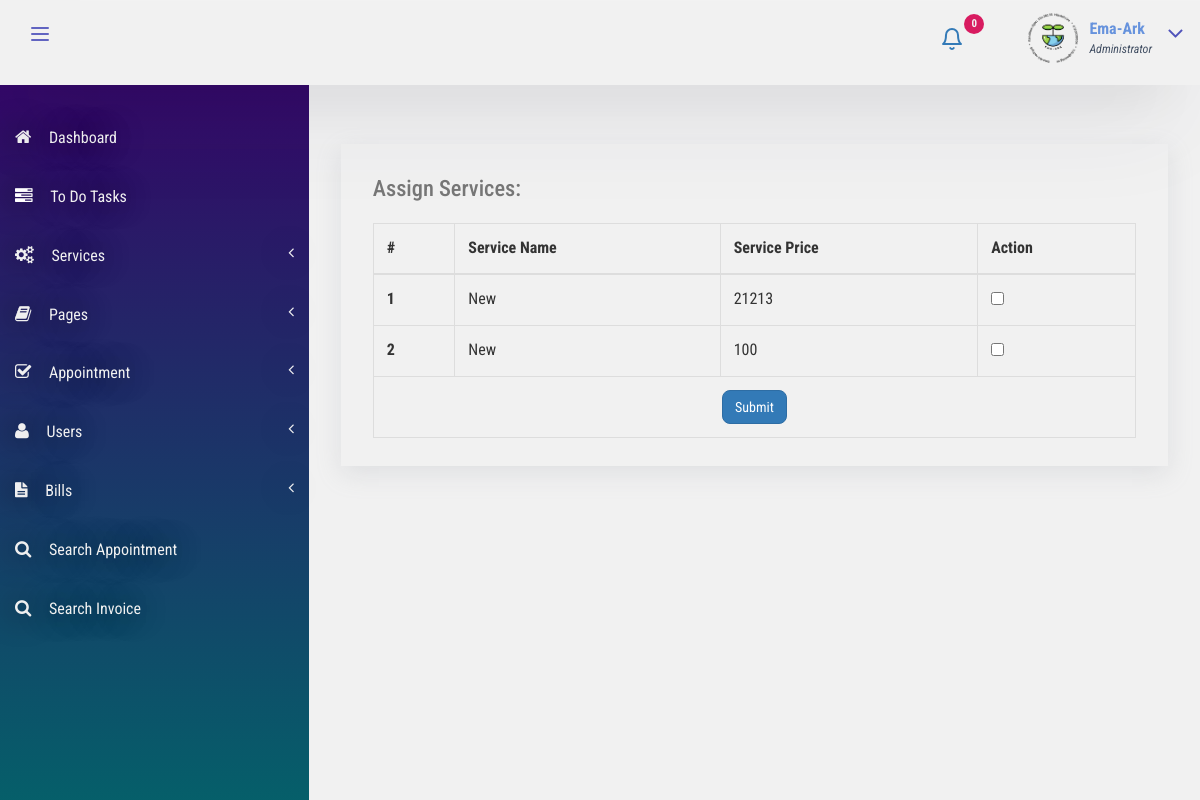
The app's page /admin/add-customer-services.php (signed in) with its own data.
### tables this page shows
CREATE TABLE `tblservices` (
  `ID` int(10) NOT NULL,
  `ServiceName` varchar(200) DEFAULT NULL,
  `ServiceDescription` mediumtext DEFAULT NULL,
  `Cost` int(10) DEFAULT NULL,
  `Image` varchar(200) DEFAULT NULL,
  `CreationDate` timestamp NULL DEFAULT current_timestamp()
);

### admin/add-customer-services.php (the view, shortened to what this page needs)
<?php
include 'includes/dbconnection.php';
if (strlen($_SESSION['bpmsaid'] == 0)) {
    header('location:logout.php');
} else {
?>
    <!DOCTYPE HTML>
    <html>
    <head>
        <link href="css/bootstrap.css" rel='stylesheet' type='text/css' />
        <link href="css/style.css" rel='stylesheet' type='text/css' />
        <link href="css/font-awesome.css" rel="stylesheet">
        <link href="css/animate.css" rel="stylesheet" type="text/css" media="all">
        <link href="css/custom.css" rel="stylesheet">
    </head>
    <body class="cbp-spmenu-push">
        <div class="main-content">
            <?php include_once 'includes/sidebar.php'; ?>
            <?php include_once 'includes/header.php'; ?>
            <div id="page-wrapper">
                <div class="main-page">
                    <div class="tables">
                        <div class="table-responsive bs-example widget-shadow">
                            <h4>Assign Services:</h4>
                            <form method="post">
                                <table class="table table-bordered">
                                    <thead>
                                        <tr>
                                            <th>#</th>
                                            <th>Service Name</th>
                                            <th>Service Price</th>
                                            <th>Action</th>
                                        </tr>
                                    </thead>
                                    <tbody>
                                        <?php
                                        $ret = mysqli_query($con, "select *from  tblservices");
                                        $cnt = 1;
                                        while ($row = mysqli_fetch_array($ret)) {
                                        ?>
                                            <tr>
                                                <th scope="row"><?php echo $cnt; ?></th>
                                                <td><?php echo $row['ServiceName']; ?></td>
                                                <td><?php echo $row['Cost']; ?></td>
                                                <td><input type="checkbox" name="sids[]" value="<?php echo $row['ID']; ?>"></td>
                                            </tr>
                                        <?php
                                            $cnt = $cnt + 1;
                                        } ?>
                                        <tr>
                                            <td colspan="4" align="center">
                                                <button type="submit" name="submit" class="btn btn-primary">Submit</button>
                                            </td>
                                        </tr>
                                    </tbody>
                                </table>
                            </form>
                        </div>
                    </div>
                </div>
            </div>
        </div>
    </body>
    </html>
<?php } ?>

### admin/includes/header.php (shortened to what this page needs)
<div class="sticky-header header-section ">
    <div class="header-left">
        <button id="showLeftPush"><svg xmlns="http://www.w3.org/2000/svg" width="24" height="24" viewBox="0 0 24 24" fill="none" stroke="currentColor" stroke-width="2" stroke-linecap="round" stroke-linejoin="round">
                <line x1="4" y1="12" x2="20" y2="12"></line>
                <line x1="4" y1="6" x2="20" y2="6"></line>
                <line x1="4" y1="18" x2="20" y2="18"></line>
            </svg></button>
        <div class="clearfix"> </div>
    </div>
    <div class="header-right">
        <div class="profile_details_left">
            <ul class="nofitications-dropdown">
                <?php
                $ret1 = mysqli_query($con, "select tbluser.FirstName,tbluser.LastName,tblbook.ID as bid,tblbook.AptNumber from tblbook join tbluser on tbluser.ID=tblbook.UserID where tblbook.Status is null");
                $num = mysqli_num_rows($ret1);
                ?>
                <li class="dropdown head-dpdn">
                    <a href="#" class="dropdown-toggle" data-toggle="dropdown" aria-expanded="false">
                        <svg xmlns="http://www.w3.org/2000/svg" width="24" height="24" viewBox="0 0 24 24" fill="none" stroke="currentColor" stroke-width="2" stroke-linecap="round" stroke-linejoin="round">
                            <path d="M18 8A6 6 0 0 0 6 8c0 7-3 9-3 9h18s-3-2-3-9"></path>
                            <path d="M13.73 21a2 2 0 0 1-3.46 0"></path>
                        </svg>
                        <span class="badge blue"><?php echo $num; ?></span></a>
                </li>
            </ul>
            <div class="clearfix"> </div>
        </div>
        <div class="profile_details">
            <?php
            $adid = $_SESSION['bpmsaid'];
            $ret = mysqli_query($con, "select AdminName from tbladmin where ID='$adid'");
            $row = mysqli_fetch_array($ret);
            $name = $row['AdminName'];
            ?>
            <ul>
                <li class="dropdown profile_details_drop">
                    <a href="#" class="dropdown-toggle" data-toggle="dropdown" aria-expanded="false">
                        <div class="profile_img">
                            <span class="prfil-img"><img src="./images/logo2-removebg-preview.png" alt="" width="50" height="50"> </span>
                            <div class="user-name">
                                <p><?php echo $name; ?></p>
                                <span>Administrator</span>
                            </div>
                            <i class="fa fa-angle-down lnr"></i>
                            <div class="clearfix"></div>
                        </div>
                    </a>
                </li>
            </ul>
        </div>
    </div>
    <div class="clearfix"> </div>
</div>

### admin/css/style.css (style rules this page uses)
h4, h5, h6, h1, h2, h3 { margin: 0; }
ul, ol { margin: 0; }
p { margin: 0; }
html, body { font-family: "Roboto Condensed", sans-serif;font-size: 100%;overflow-x: hidden;background: #f1f1f1; }
body a { transition: 0.5s all ease;-webkit-transition: 0.5s all ease;-moz-transition: 0.5s all ease;-o-transition: 0.5s all ease;-ms-transition: 0.5s all ease;text-decoration: none; }
h1, h2, h3, h4, h5, h6 { margin: 0; }
ul, label { margin: 0;padding: 0; }
.main-content { position: relative; }
.sticky-header { position: fixed;top: 0;left: 0px;width: 100%;z-index: 100; }
.header-section { background: #f1f1f1;box-shadow: rgba(255, 255, 255, 0.1) 0px 1px 1px 0px inset, rgba(50, 50, 93, 0.099) 0px 50px 100px -20px, rgba(0, 0, 0, 0.159) 0px 30px 60px -30px; }
.header-section::after { clear: both;display: block;content: ""; }
.header-left { float: left;width: 45%; }
.header-right { float: right; }
button#showLeftPush { font-size: 1.5em;width: 80px;padding: 0.87em 0;text-align: center;cursor: pointer;float: left;color: #6f6f6f;-moz-transition: all 0.2s ease-out 0s;-webkit-transition: all 0.2s ease-out 0s;transition: all 0.2s ease-out 0s;border: none;background-color: #f1f1f1;outline: none; }
.cbp-spmenu-push { overflow-x: hidden;position: relative; }
.cbp-spmenu, .cbp-spmenu-push { -webkit-transition: all 0.3s ease;-moz-transition: all 0.3s ease;transition: all 0.3s ease; }
.cbp-spmenu-push div#page-wrapper { margin: 0 0 0 19.3em;transition: 0.5s all;-webkit-transition: 0.5s all;-moz-transition: 0.5s all; }
.fa { display: inline-block;font-family: FontAwesome;font-style: normal;font-weight: normal;line-height: 1;-webkit-font-smoothing: antialiased;-moz-osx-font-smoothing: grayscale; }
.profile_details_left { float: left; }
li.dropdown.head-dpdn { display: inline-block;padding: 1.7em 0;float: left; }
li.dropdown.head-dpdn a.dropdown-toggle { padding: 1.7em 2em; }
.header-right span.badge { font-size: 11px;font-weight: bold;color: #f1f1f1;background: #8bc34a;line-height: 15px;width: 20px;height: 20px;border-radius: 2em;-webkit-border-radius: 2em;-moz-border-radius: 2em;-o-border-radius: 2em;text-align: center;display: inline-block;position: absolute;top: 16%;padding: 2px 0 0; }
.header-right span.blue { background-color: #d81b60; }
.profile_details { float: right; }
.profile_details_drop a.dropdown-toggle { display: block;padding: 0.8em 3em 0 2em; }
.profile_img span.prfil-img { float: left; }
.user-name { float: left;margin-top: 8px;margin-left: 11px;height: 35px; }
.profile_details ul li { list-style-type: none;position: relative; }
.profile_details li a i.fa.lnr { position: absolute;top: 34%;right: 8%;color: #4f52ba;font-size: 1.6em; }
.user-name p { font-size: 1em;color: #6793dd;line-height: 1em;font-weight: 700; }
.user-name span { font-size: 0.75em;font-style: italic;color: #424f63;font-weight: normal;margin-top: 0.3em; }
.widget-shadow { background-color: #f1f1f1;box-shadow: rgba(149, 157, 165, 0.2) 0px 8px 24px; }
.table > thead > tr > th, .table > tbody > tr > th, .table > tfoot > tr > th, .table > thead > tr > td, .table > tbody > tr > td, .table > tfoot > tr > td { border-top: none; }
.tables h4 { font-size: 1.4em;margin-bottom: 1em;color: #777777; }
.tables .panel-body, .tables .bs-example { padding: 2em 2em 0.5em; }
.tables .table > thead > tr > th, .tables .table > tbody > tr > th, .tables .table > tfoot > tr > th, .tables .table > thead > tr > td, .tables .table > tbody > tr > td, .tables .table > tfoot > tr > td { padding: 13px;border-top: 1px solid #e0e0e0; }
.bs-example { margin-top: 2em; }

### admin/css/custom.css (style rules this page uses)
#page-wrapper { padding : 7em 2em 2.5em;background-color: linear-gradient(to bottom, hsl(236, 50%, 98%), hsl(236, 50%, 94%)); }

### records on screen
tblservices: ServiceName "New", Cost "21213"
tblservices: ServiceName "New", Cost "100"

### other values on screen
$num "0"
$name "Ema-Ark"
